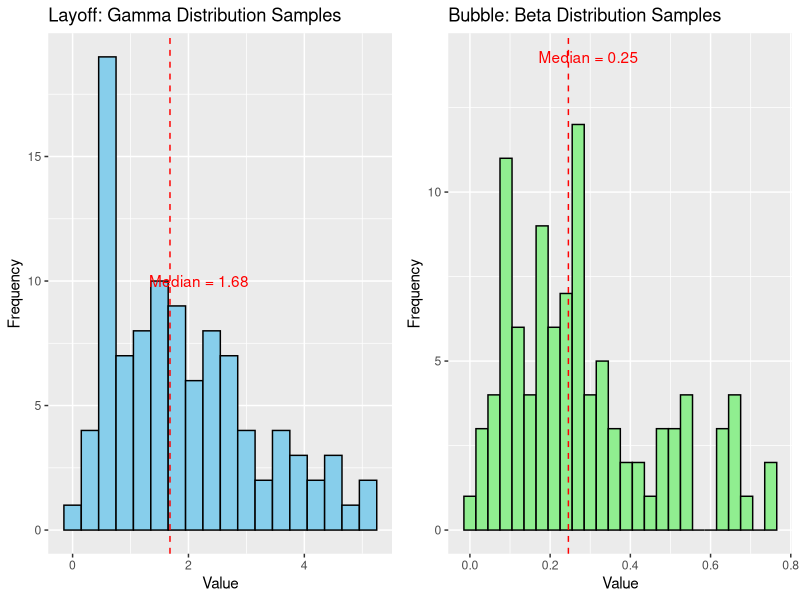
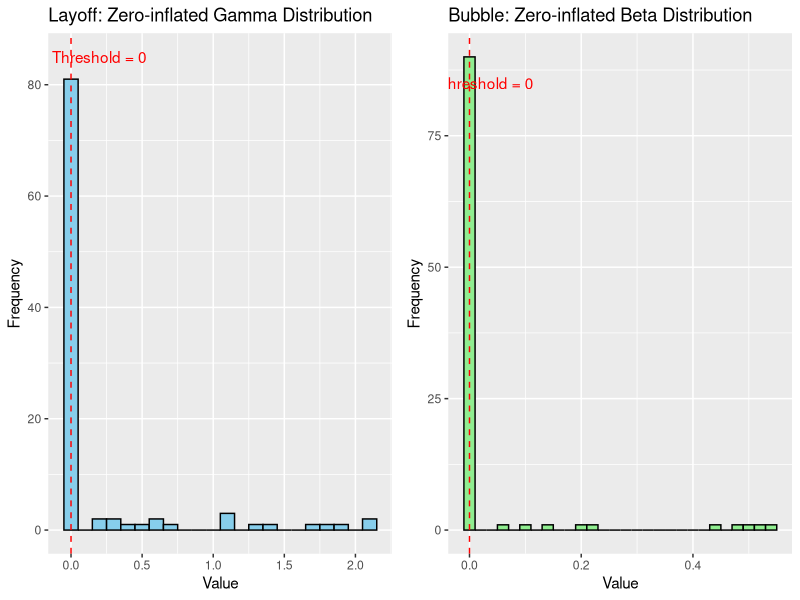
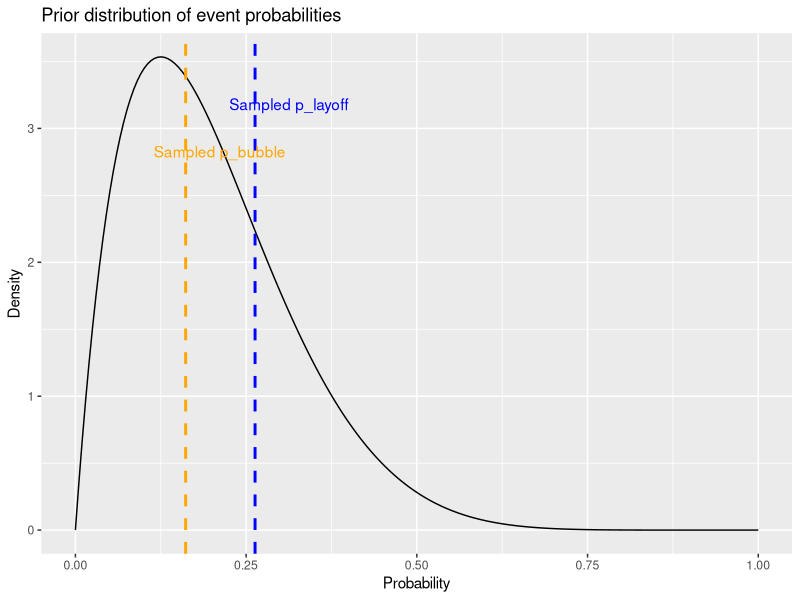

Recreate these plots in R, in order.
# Load required libraries
library(ggplot2)
library(gridExtra)

set.seed(42)
n <- 100

# 1) Gamma and Beta samples with median lines

# Gamma parameters for Layoff
shape_layoff <- 2.0
scale_layoff <- 1.0

# Beta parameters for Bubble
a_bubble <- 2.0
b_bubble <- 5.0

layoff_cont <- rgamma(n, shape=shape_layoff, scale=scale_layoff)
bubble_cont <- rbeta(n, shape1=a_bubble, shape2=b_bubble)

median_layoff <- median(layoff_cont)
median_bubble <- median(bubble_cont)

p1 <- ggplot(data.frame(x=layoff_cont), aes(x)) +
  geom_histogram(binwidth=0.3, fill='skyblue', color='black') +
  geom_vline(xintercept=median_layoff, color='red', linetype='dashed') +
  ggtitle("Layoff: Gamma Distribution Samples") +
  xlab("Value") + ylab("Frequency") +
  annotate("text", x=median_layoff + 0.5, y=10, 
           label=paste("Median =", round(median_layoff,2)), color='red')

p2 <- ggplot(data.frame(x=bubble_cont), aes(x)) +
  geom_histogram(binwidth=0.03, fill='lightgreen', color='black') +
  geom_vline(xintercept=median_bubble, color='red', linetype='dashed') +
  ggtitle("Bubble: Beta Distribution Samples") +
  xlab("Value") + ylab("Frequency") +
  annotate("text", x=median_bubble + 0.05, y=14, 
           label=paste("Median =", round(median_bubble,2)), color='red')

# 2) Zero-inflated Gamma and Beta with threshold=0

p_zero_layoff <- 0.8
p_zero_bubble <- 0.85

layoff_cont_zi <- ifelse(runif(n) < p_zero_layoff, 0, rgamma(n, shape=shape_layoff, scale=scale_layoff/2))
bubble_cont_zi <- ifelse(runif(n) < p_zero_bubble, 0, rbeta(n, shape1=a_bubble, shape2=b_bubble))

p3 <- ggplot(data.frame(x=layoff_cont_zi), aes(x)) +
  geom_histogram(binwidth=0.1, fill='skyblue', color='black') +
  geom_vline(xintercept=0, color='red', linetype='dashed') +
  ggtitle("Layoff: Zero-inflated Gamma Distribution") +
  xlab("Value") + ylab("Frequency") +
  annotate("text", x=0.2, y=85, label="Threshold = 0", color='red')

p4 <- ggplot(data.frame(x=bubble_cont_zi), aes(x)) +
  geom_histogram(binwidth=0.02, fill='lightgreen', color='black') +
  geom_vline(xintercept=0, color='red', linetype='dashed') +
  ggtitle("Bubble: Zero-inflated Beta Distribution") +
  xlab("Value") + ylab("Frequency") +
  annotate("text", x=0.03, y=85, label="Threshold = 0", color='red')

# Arrange plots side-by-side
grid.arrange(p1, p2, ncol=2)
grid.arrange(p3, p4, ncol=2)

# 3) Bayesian simulation of event probabilities

library(VGAM) # for dbeta function (available in base R as well)

alpha_prior <- 2
beta_prior <- 8

# Sample probabilities from Beta prior
p_layoff <- rbeta(1, alpha_prior, beta_prior)
p_bubble <- rbeta(1, alpha_prior, beta_prior)

cat(sprintf("Sampled probability for Layoff event: %.3f\n", p_layoff))
cat(sprintf("Sampled probability for Bubble event: %.3f\n", p_bubble))

# Simulate binary events
layoff_binary <- rbinom(n, size=1, prob=p_layoff)
bubble_binary <- rbinom(n, size=1, prob=p_bubble)

df_bin <- data.frame(Layoff=layoff_binary, Bubble=bubble_binary)

# Contingency table
contingency_table <- table(df_bin$Layoff, df_bin$Bubble)
cat("\nContingency Table (Bayesian simulation):\n")
print(contingency_table)

# Plot prior and sampled probabilities
x <- seq(0, 1, length.out=200)
prior_density <- dbeta(x, alpha_prior, beta_prior)

df_prior <- data.frame(x=x, density=prior_density)

p5 <- ggplot(df_prior, aes(x=x, y=density)) +
  geom_line() +
  geom_vline(xintercept=p_layoff, color='blue', linetype='dashed', size=1) +
  geom_vline(xintercept=p_bubble, color='orange', linetype='dashed', size=1) +
  ggtitle("Prior distribution of event probabilities") +
  xlab("Probability") + ylab("Density") +
  annotate("text", x=p_layoff + 0.05, y=max(prior_density)*0.9, label="Sampled p_layoff", color='blue') +
  annotate("text", x=p_bubble + 0.05, y=max(prior_density)*0.8, label="Sampled p_bubble", color='orange')

print(p5)
